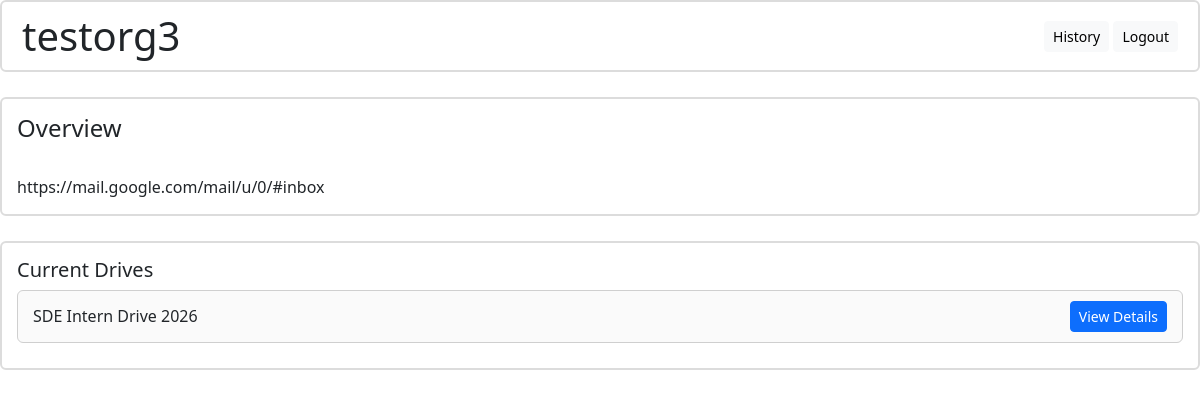
Page /student/company/2/drives on the committed database.
### placementportalcode/models.py (models this page shows)
class Company(db.Model):
    __tablename__ = "company"
    company_id=db.Column(db.Integer,primary_key=True)
    company_name=db.Column(db.String(100),nullable=False)
    hr_contact=db.Column(db.String(100),nullable=False)
    company_website=db.Column(db.String(100),nullable=False)
    approval_status=db.Column(db.String(20),
                              default=CompanyEnumStatus.PENDING.value,
                              nullable=False
                              )
    user_id = db.Column(
        db.Integer,
        db.ForeignKey("user.id"),
        nullable=False,
        unique=True   # ensures one-to-one
    )
    drives=db.relationship(
        "PlacementDrive",
        back_populates='company',
        cascade="all, delete-orphan"
    )
    user = db.relationship("User", back_populates="company")

class PlacementDrive(db.Model):
    __tablename__ = "placement_drive"
    drive_id=db.Column(db.Integer,primary_key=True)
    drive_name = db.Column(db.String(100), nullable=False)
    company_id=db.Column(
        db.Integer,
        db.ForeignKey("company.company_id"),
        nullable=False,
    )
    job_title=db.Column(db.String(100),nullable=False)
    job_desc=db.Column(db.String(1000),nullable=False)
    eligibility_criteria=db.Column(db.String(500),nullable=False)
    status=db.Column(db.String(20)
                     ,default=DriveApprovalStatusEnum.PENDING.value
                     ,nullable=False)
    application_deadline=db.Column(db.DateTime,nullable=False)
    ctc = db.Column(
        db.String(50),
        nullable=False,
        default="Not Disclosed"
    )
    company=db.relationship(
        "Company",
        back_populates="drives"
    )
    applications=db.relationship(
        "Application",
        back_populates="drive",
        cascade="all, delete-orphan"
    )

### placementportalcode/student/routes.py (the view)
@student_bp.route('/company/<int:company_id>/drives',methods=[HTTPMethod.GET])
def company_drives(company_id):
    company = Company.query.get(company_id)
    if not company:
        return redirect(url_for('student.dashboard'))
    now= datetime.now()
    current_drives=PlacementDrive.query.filter(PlacementDrive.status!=DriveApprovalStatusEnum.CLOSED.value, PlacementDrive.application_deadline>=now)
    return render_template('student/company-details.html',company=company,current_drives=current_drives)

### placementportalcode/templates/student/company-details.html (shortened to what this page needs)
{% extends 'base.html' %}
{% from "components/comman_table.html" import render_table %}
{% from "components/modal.html" import render_modal %}
{% from "components/button.html" import action_button %}
{% block extra_css %}
<link rel="stylesheet" href="{{ url_for('static', filename='css/admin.css') }}">
{%endblock%}
{% block content%}
<div class="header-bar d-flex justify-content-between align-items-center">
    <h1 class="mb-0">{{company.company_name}}</h1>
    <div>
        {{action_button("#","History","light",toggle="modal",target="#studentApplicationHistory")}}
        {{action_button(url_for("auth.logout"),"Logout","light")}}
    </div>
</div>
<div class="section-box">
    <h4 class="">Overview</h4>
    <br>
    <div>{{company.company_website}}</div>
</div>
<section class="section-box">
    <h5>Current Drives</h5>
    {% for drive in current_drives %}
    <section class="list-item-box">
        <div>{{drive.drive_name}}</div>
        {{ action_button(
        "#",
        "View Details",
        "primary",
        toggle="modal",
        target="#driveDetails" ~ drive.drive_id
        ) }}
    </section>
    {% endfor %}
</section>
{%endblock%}

### placementportalcode/templates/components/button.html
{% macro action_button(url, text, color="primary",toggle=None,target=None) %}
<a href="{{ url }}"
   class="btn btn-sm custom-btn btn-{{ color }}"
   {% if toggle %} data-bs-toggle="{{ toggle }}" {% endif %}
   {% if target %} data-bs-target="{{ target }}" {% endif %}>
    {{ text }}
</a>
{% endmacro %}

### placementportalcode/static/css/admin.css (style rules this page uses)
.section-box { background: #ffffff; border: 2px solid #dcdcdc; border-radius: 6px; padding: 15px; margin-bottom: 25px; }
.list-item-box { border: 1px solid #cfcfcf; border-radius: 6px; padding: 10px 15px; margin-bottom: 10px; display: flex; justify-content: space-between; align-items: center; background-color: #fafafa; }
.header-bar { background: #ffffff; border: 2px solid #dcdcdc; padding: 10px 20px; border-radius: 6px; margin-bottom: 25px; }

### rows in the picture
Company: company_name "testorg3", company_website "https://mail.google.com/mail/u/0/#inbox"
PlacementDrive: drive_name "SDE Intern Drive 2026", text "View Details"

### other values in the picture
{{ text }} "History Logout"
